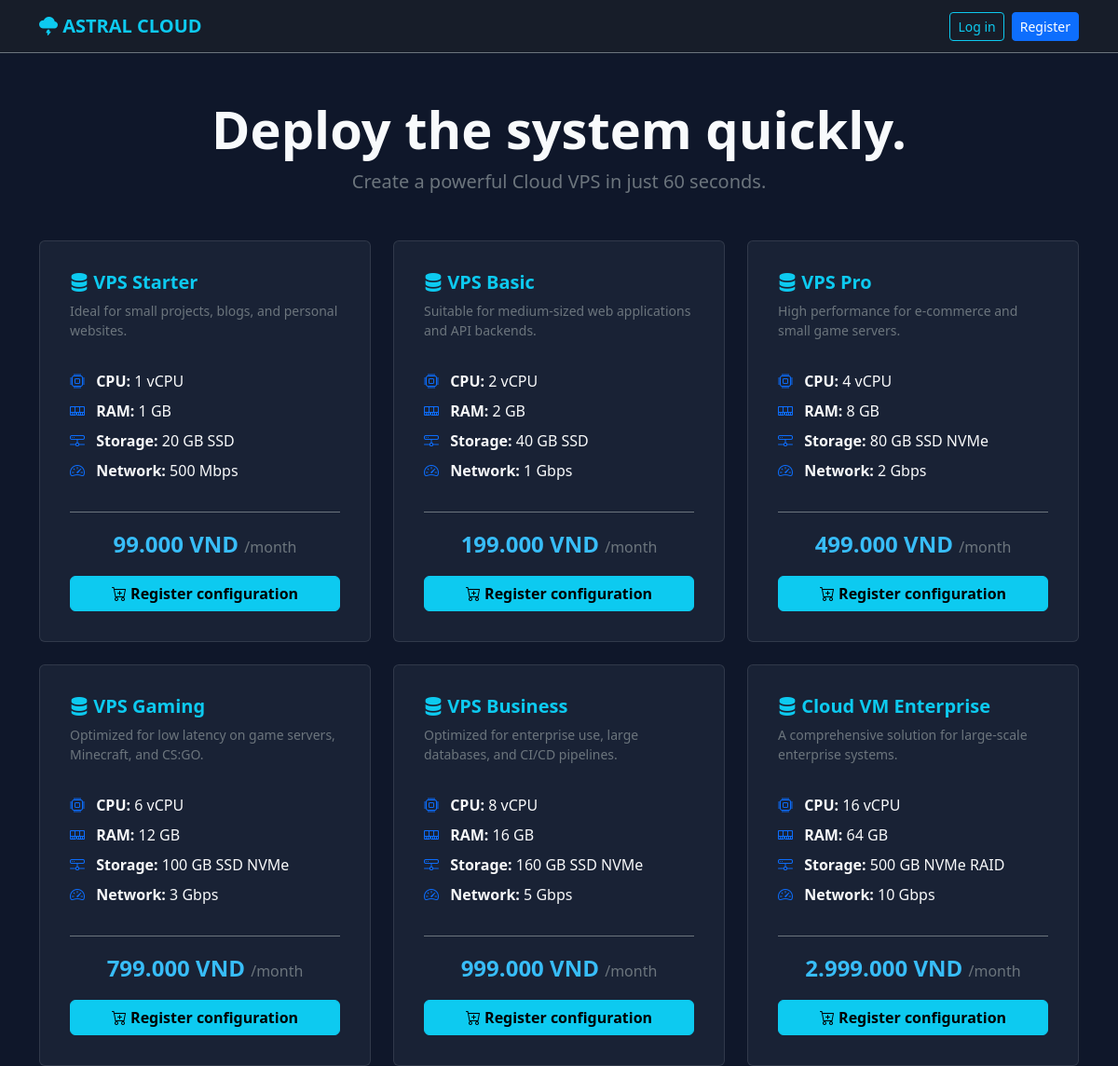
The page / on the database its author committed.
### tables this page shows
CREATE TABLE products (
    id            INT UNSIGNED AUTO_INCREMENT PRIMARY KEY,
    name          VARCHAR(150)  NOT NULL,                         
    slug          VARCHAR(200)  NOT NULL UNIQUE,                  
    description   TEXT          DEFAULT NULL,
     
    cpu           VARCHAR(50)   NOT NULL,                         
    ram           VARCHAR(50)   NOT NULL,                         
    storage       VARCHAR(50)   NOT NULL,                         
    bandwidth     VARCHAR(50)   NOT NULL,                         
    os_options    VARCHAR(255)  DEFAULT NULL,                     
     
    price         DECIMAL(15,2) NOT NULL,                         
    stock         INT           NOT NULL DEFAULT 100,             
    image         VARCHAR(255)  DEFAULT 'default_product.png',
     
    is_active     TINYINT(1)    NOT NULL DEFAULT 1,               
    created_by    INT UNSIGNED  DEFAULT NULL,                     
    created_at    TIMESTAMP     NOT NULL DEFAULT CURRENT_TIMESTAMP,
    updated_at    TIMESTAMP     NOT NULL DEFAULT CURRENT_TIMESTAMP ON UPDATE CURRENT_TIMESTAMP,

    FOREIGN KEY (created_by) REFERENCES users(id) ON DELETE SET NULL,
    INDEX idx_is_active (is_active),
    INDEX idx_price (price),
    INDEX idx_slug (slug)
);

### src/index.php (called while the page is built, shortened)
<?php
    function view(string $view, array $data = []): void {
        extract($data);
        require __DIR__ . "/Views/layouts/header.php";
        require __DIR__ . "/Views/{$view}.php";
        require __DIR__ . "/Views/layouts/footer.php";
    }
    require_once __DIR__ . "/Router.php";
    $router = new Router();
    $router->get("/",                               [ProductController::class, "index"]);
    $router->get("/login",                          [AuthController::class, "login"]);
    $router->post("/login",                         [AuthController::class, "login"]);
    $router->get("/register",                       [AuthController::class, "register"]);
    $router->post("/register",                      [AuthController::class, "register"]);
    $router->get("/logout",                         [AuthController::class, "logout"]);
    $router->get("/verify",                         [AuthController::class, "verify"]);
    $router->get("/verify-otp",                     [AuthController::class, "showOtpForm"]);
    $router->post("/verify-otp",                    [AuthController::class, "showOtpForm"]);
    $router->get("/cart",                           [CartController::class, "index"]);
    $router->post("/cart/add",                      [CartController::class, "add"]);
    $router->post("/cart/remove",                   [CartController::class, "remove"]);
    $router->post("/cart/update",                   [CartController::class, "update"]);
    $router->get("/cart/count",                     [CartController::class, "count"]);
    $router->get("/checkout",                       [CheckoutController::class, "index"]);
    $router->post("/checkout/place-order",          [CheckoutController::class, "placeOrder"]);
    $router->get("/checkout/success",               [CheckoutController::class, "success"]);
    $router->post("/checkout/validate-voucher",     [CheckoutController::class, "validateVoucher"]);
    $router->get("/orders",                         [OrderController::class, "index"]);
    $router->get("/orders/invoice",                 [OrderController::class, "invoice"]);
    $router->post("/orders/cancel",                 [OrderController::class, "cancel"]);
    $router->get("/inbox",                          [InboxController::class, "index"]);
    $router->post("/inbox/read",                    [InboxController::class, "markRead"]);
    $router->get("/console",                        [ConsoleController::class, "index"]);
    $router->get("/admin/orders",                   [AdminOrderController::class, "index"]);
    $router->get("/admin/orders/invoice",           [AdminOrderController::class, "invoice"]);
    $router->post("/admin/orders/update",           [AdminOrderController::class, "update"]);
    $router->get("/admin/products",                 [AdminProductController::class, "index"]);
    $router->post("/admin/products/store",          [AdminProductController::class, "store"]);
    $router->post("/admin/products/update",         [AdminProductController::class, "update"]);
    $router->post("/admin/products/toggle",         [AdminProductController::class, "toggle"]);
    $router->get("/admin",                          [AdminDashboardController::class, "index"]);
    $router->get("/admin/dashboard",                [AdminDashboardController::class, "index"]);
    $router->get("/admin/users",                    [AdminUserController::class, "index"]);
    $router->post("/admin/users/toggle-lock",       [AdminUserController::class, "toggleLock"]);
    $router->get("/admin/vouchers",                 [AdminVoucherController::class, "index"]);
    $router->post("/admin/vouchers/store",          [AdminVoucherController::class, "store"]);
    $router->post("/admin/vouchers/toggle",         [AdminVoucherController::class, "toggle"]);
    $router->get("/admin/reviews",                  [AdminReviewController::class, "index"]);
    $router->post("/admin/reviews/toggle",           [AdminReviewController::class, "toggle"]);
    $router->get("/admin/emails",                   [AdminEmailController::class, "index"]);
    $router->post("/admin/emails/send",             [AdminEmailController::class, "send"]);
    $router->get("/admin/audit-logs",              [AdminAuditLogController::class, "index"]);
    $router->dispatch($_SERVER["REQUEST_URI"], $_SERVER["REQUEST_METHOD"]);

### src/Controllers/ProductController.php (called while the page is built)
<?php
class ProductController {
    public function index(): void {
        $vps_plans = Product::getActive();
        view('products/index', [
            'vps_plans' => $vps_plans,
            'css' => ['products'],
            'title' => 'Astral Cloud - Virtual Server Solutions',
        ]);
    }
}

### src/Models/Product.php (called while the page is built, shortened)
<?php
class Product {
    public static function getActive(): array {
        $pdo = Database::getConnection();
        $stmt = $pdo->prepare("SELECT * FROM products WHERE is_active = 1 ORDER BY price ASC");
        $stmt->execute();
        return $stmt->fetchAll();
    }
}

### src/Views/products/index.php (the view, shortened to what this page needs)
<div class="text-center mb-5">
    <h1 class="display-4 fw-bold">Deploy the system quickly.</h1>
    <p class="lead text-secondary">Create a powerful Cloud VPS in just 60 seconds.</p>
</div>
<div class="row g-4">
    <?php foreach ($vps_plans as $plan): ?>
        <div class="col-md-6 col-lg-4">
            <div class="card glass-card h-100 text-light p-3">
                <div class="card-body d-flex flex-column">
                    <h5 class="card-title fw-bold text-info">
                        <i class="bi bi-server"></i> <?= htmlspecialchars($plan['name']) ?>
                    </h5>
                    <p class="card-text text-secondary small"><?= htmlspecialchars($plan['description']) ?></p>
                    <ul class="list-unstyled mt-3 mb-4">
                        <li class="mb-2"><i class="bi bi-cpu text-primary me-2"></i> <strong>CPU:</strong> <?= htmlspecialchars($plan['cpu']) ?></li>
                        <li class="mb-2"><i class="bi bi-memory text-primary me-2"></i> <strong>RAM:</strong> <?= htmlspecialchars($plan['ram']) ?></li>
                        <li class="mb-2"><i class="bi bi-hdd-network text-primary me-2"></i> <strong>Storage:</strong> <?= htmlspecialchars($plan['storage']) ?></li>
                        <li class="mb-2"><i class="bi bi-speedometer2 text-primary me-2"></i> <strong>Network:</strong> <?= htmlspecialchars($plan['bandwidth']) ?></li>
                    </ul>
                    <div class="mt-auto border-top border-secondary pt-3 text-center">
                        <div class="price-text mb-3">
                            <?= number_format($plan['price'], 0, ',', '.') ?> VND <span class="fs-6 text-secondary fw-normal">/month</span>
                        </div>
                        <form action="/cart/add" method="POST" class="js-add-cart">
                            <button type="submit" class="btn btn-info w-100 fw-bold">
                                <i class="bi bi-cart-plus"></i> Register configuration
                            </button>
                        </form>
                    </div>
                </div>
            </div>
        </div>
    <?php endforeach; ?>
</div>

### src/Router.php
<?php
class Router {
    private array $routes = [];
    public function get(string $uri, array $handler): void {
        $this->routes['GET'][$uri] = $handler;
    }
    public function post(string $uri, array $handler): void {
        $this->routes['POST'][$uri] = $handler;
    }
    public function dispatch(string $uri, string $method): void {
        $uri = parse_url($uri, PHP_URL_PATH);
        $uri = rtrim($uri, '/') ?: '/';
        $method = strtoupper($method);
        if (isset($this->routes[$method][$uri])) {
            [$class, $action] = $this->routes[$method][$uri];
            $controller = new $class();
            $controller->$action();
        } else {
            http_response_code(404);
            echo "<h1>404 Not Found</h1>";
        }
    }
}

### src/Views/layouts/header.php (shortened to what this page needs)
<!DOCTYPE html>
<html lang="en">
<head>
    <link rel="stylesheet" href="https://cdn.jsdelivr.net/npm/bootstrap@5.3.0/dist/css/bootstrap.min.css">
    <link rel="stylesheet" href="https://cdn.jsdelivr.net/npm/bootstrap-icons@1.10.5/font/bootstrap-icons.css">
    <link rel="stylesheet" href="/css/base.css">
    <?php if (!empty($css)): ?>
        <?php foreach ((array)$css as $file): ?>
            <link rel="stylesheet" href="/css/<?= $file ?>.css">
        <?php endforeach; ?>
    <?php endif; ?>
</head>
<body>
    <div id="toast-container" class="toast-container position-fixed top-0 end-0 p-3" style="z-index: 1080;"></div>
    <nav class="navbar navbar-expand-lg navbar-dark bg-dark bg-opacity-50 border-bottom border-secondary mb-5">
        <div class="container">
            <a class="navbar-brand fw-bold text-info" href="/">
                <i class="bi bi-cloud-lightning-fill"></i> ASTRAL CLOUD
            </a>
            <div class="d-flex">
                <?php if (isset($_SESSION['user_id'])): ?>
                    <span class="navbar-text me-3">
                        Hello, <strong><?= htmlspecialchars($_SESSION['user_name']) ?></strong>
                        (Rank: <?= htmlspecialchars($_SESSION['user_tier'] ?? 'Silver') ?>)
                    </span>
                    <a href="/cart" class="btn btn-outline-info btn-sm me-2 position-relative">
                        <i class="bi bi-cart3"></i> Cart
                        <span id="cart-badge" class="position-absolute top-0 start-100 translate-middle badge rounded-pill bg-danger" style="display:none;font-size:0.6rem;">0</span>
                    </a>
                    <?php if ($_SESSION['user_role'] === 'admin' || $_SESSION['user_role'] === 'staff'): ?>
                        <a href="/admin" class="btn btn-outline-warning btn-sm me-2">Admin Panel</a>
                    <?php endif; ?>
                    <a href="/logout" class="btn btn-outline-danger btn-sm">Log out</a>
                <?php else: ?>
                    <a href="/login" class="btn btn-outline-info btn-sm me-2">Log in</a>
                    <a href="/register" class="btn btn-primary btn-sm">Register</a>
                <?php endif; ?>
            </div>
        </div>
    </nav>
    <div class="container">

### src/Views/layouts/footer.php (shortened to what this page needs)
    </div>
</body>
</html>

### src/css/base.css (style rules this page uses)
body { background-color: #0f172a; color: #f8fafc; }

### src/css/products.css (style rules this page uses)
.glass-card { background: rgba(30, 41, 59, 0.7); backdrop-filter: blur(10px); -webkit-backdrop-filter: blur(10px); border: 1px solid rgba(255, 255, 255, 0.1); transition: transform 0.3s ease, box-shadow 0.3s ease; }
.price-text { color: #38bdf8; font-size: 1.5rem; font-weight: bold; }

### rows shown on the page
products: name "VPS Starter", description "Ideal for small projects, blogs, and personal websites.", cpu "1 vCPU", ram "1 GB", storage "20 GB SSD", bandwidth "500 Mbps", price "99.000"
products: name "VPS Basic", description "Suitable for medium-sized web applications and API backends.", cpu "2 vCPU", ram "2 GB", storage "40 GB SSD", bandwidth "1 Gbps", price "199.000"
products: name "VPS Pro", description "High performance for e-commerce and small game servers.", cpu "4 vCPU", ram "8 GB", storage "80 GB SSD NVMe", bandwidth "2 Gbps", price "499.000"
products: name "VPS Gaming", description "Optimized for low latency on game servers, Minecraft, and CS:GO.", cpu "6 vCPU", ram "12 GB", storage "100 GB SSD NVMe", bandwidth "3 Gbps", price "799.000"
products: name "VPS Business", description "Optimized for enterprise use, large databases, and CI/CD pipelines.", cpu "8 vCPU", ram "16 GB", storage "160 GB SSD NVMe", bandwidth "5 Gbps", price "999.000"
products: name "Cloud VM Enterprise", description "A comprehensive solution for large-scale enterprise systems.", cpu "16 vCPU", ram "64 GB", storage "500 GB NVMe RAID", bandwidth "10 Gbps", price "2.999.000"
